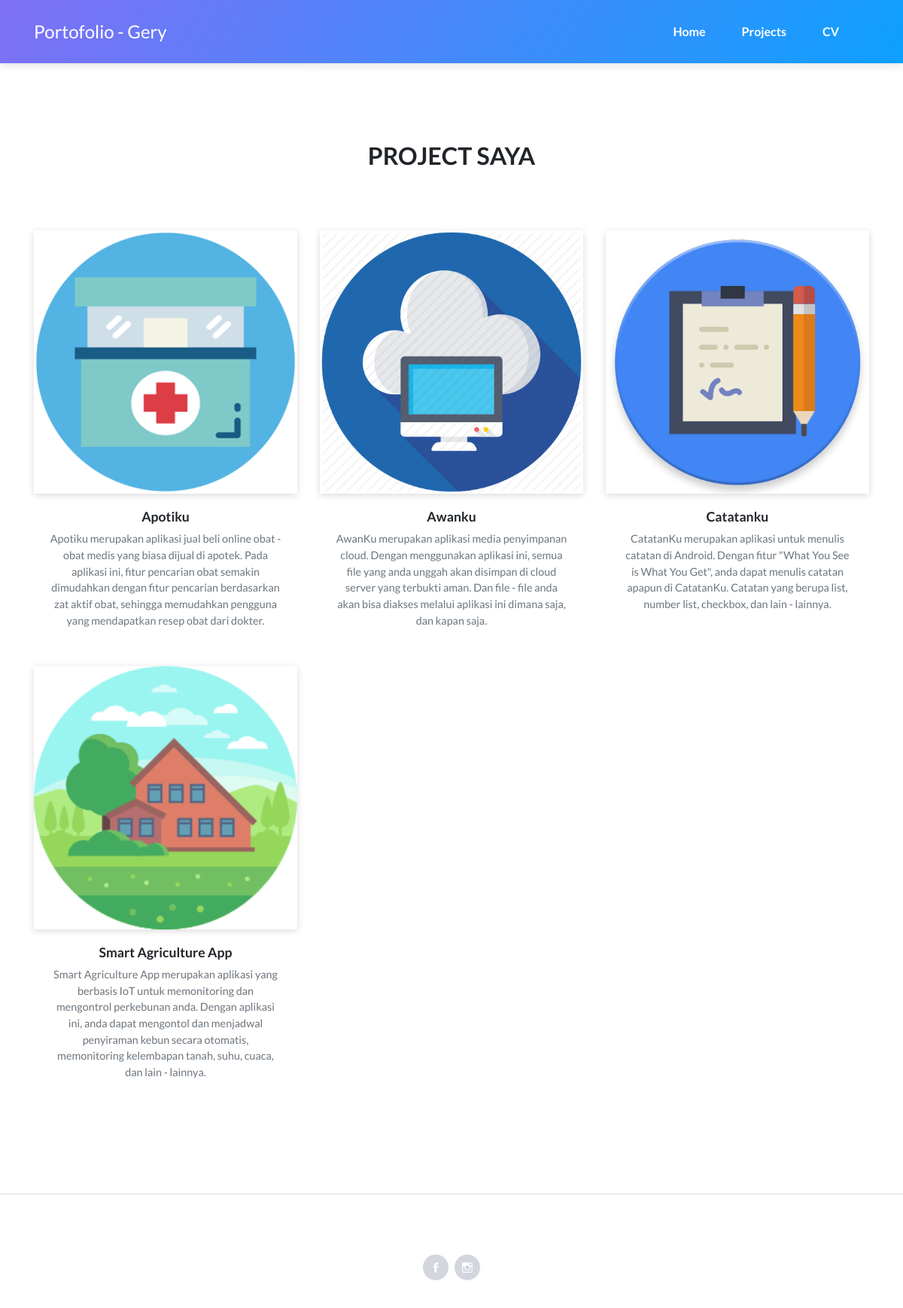
Screenshot of /index.php/project with the database file from the repository.
### tables this page shows
CREATE TABLE `project` (
  `id` int(11) NOT NULL,
  `nama` varchar(25) NOT NULL,
  `detail` text NOT NULL,
  `gambar` varchar(100) NOT NULL
);

### application/controllers/Project.php (called while the page is built, shortened)
<?php
class Project extends CI_Controller
{
	function __construct()
	{
		$this->load->model('i_data');
	}
	function index()
	{
		$data['judul'] = 'Gery - Project';
		$data['project'] = $this->i_data->getAllProject()->result();
		$this->load->view('project', $data);
	}
}

### index.php (called while the page is built, shortened)
<?php
require_once BASEPATH.'core/CodeIgniter.php';

### application/models/identitas_models.php (called while the page is built, shortened)
<?php
class Identitas_models extends CI_Model
{
	public function getAllProject()
	{
		return $this->db->get('project');
	}
}

### application/views/project.php (the view, shortened to what this page needs)
<!DOCTYPE html>
<html>
<body>
<main class="page projects-page">
	<section class="portfolio-block projects-cards">
		<div class="container">
			<div class="heading">
				<h2>Project saya</h2>
			</div>
			<div class="row">
				<?php
				foreach ($project as $data) {
					echo "<div class=\"col-md-6 col-lg-4\">
						<div class=\"card border-0\">	<img class=\"card-img-top scale-on-hover\"
																	src=\"" . base_url() . $data->gambar . "\"
																	alt=\"Card Image\"></a>
							<div class=\"card-body\">
								<h6>" . $data->nama . "</a></h6>
								<p class=\"text-muted card-text\">" . $data->detail . "</p>
							</div>
						</div>
					</div>";
				}
				?>
			</div>
		</div>
	</section>
</main>
</body>
</html>

### rows the page displays
project: gambar (picture), nama "Apotiku", detail "Apotiku merupakan aplikasi jual beli online obat - obat medis yang biasa dijual di apotek. Pada aplikasi ini, fitur pencarian obat semakin dimudahkan dengan fitur pencarian berdasarkan zat aktif obat, sehingga memudahkan pengguna yang mendapatkan resep obat dari dokter."
project: gambar (picture), nama "Awanku", detail "AwanKu merupakan aplikasi media penyimpanan cloud. Dengan menggunakan aplikasi ini, semua file yang anda unggah akan disimpan di cloud server yang terbukti aman. Dan file - file anda akan bisa diakses melalui aplikasi ini dimana saja, dan kapan saja."
project: gambar (picture), nama "Catatanku", detail "CatatanKu merupakan aplikasi untuk menulis catatan di Android. Dengan fitur \"What You See is What You Get\", anda dapat menulis catatan apapun di CatatanKu. Catatan yang berupa list, number list, checkbox, dan lain - lainnya."
project: gambar (picture), nama "Smart Agriculture App", detail "Smart Agriculture App merupakan aplikasi yang berbasis IoT untuk memonitoring dan mengontrol perkebunan anda. Dengan aplikasi ini, anda dapat mengontol dan menjadwal penyiraman kebun secara otomatis, memonitoring kelembapan tanah, suhu, cuaca, dan lain - lainnya."
